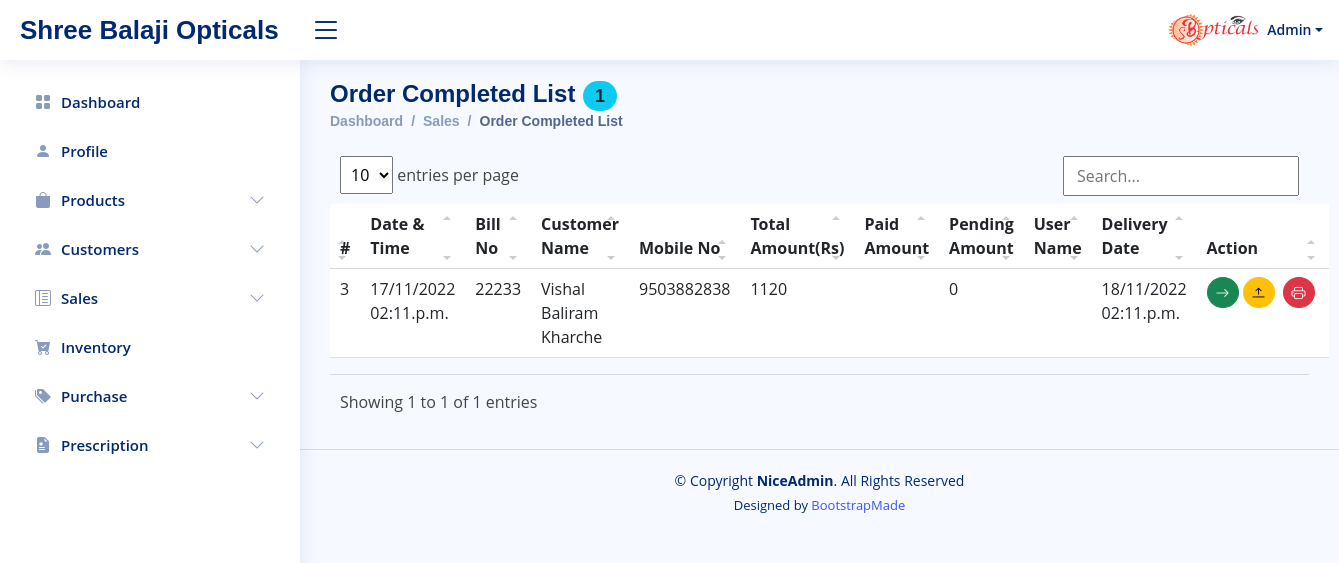
Screenshot of /Dashboard/Sales/Order-Completed-List (signed in) with the database file from the repository.
### opticalcrm/models.py (models this page shows)
class invoice(models.Model):
    custid = models.IntegerField(blank=True,null=True)
    billno = models.IntegerField()
    billdate = models.DateTimeField()
    deliverydate= models.DateTimeField()
    name = models.CharField(max_length=200)
    mobno = models.CharField(max_length=10)
    totalrs = models.IntegerField()
    totalpurch = models.IntegerField(blank=True,null=True)
    discountper = models.CharField(max_length=10,blank=True,null=True)
    discountamount = models.CharField(max_length=10,blank=True,null=True)
    paybleamount = models.IntegerField()
    advanceamount = models.CharField(max_length=10,blank=True,null=True)
    pendingamount = models.IntegerField(blank=True,null=True)
    paymentmode = models.CharField(max_length=100,blank=True,null=True)
    order_status = models.CharField(max_length=10,default='no')
    deliver_status = models.CharField(max_length=10,default='no')
    generatedby = models.CharField(max_length=100)

### opticalcrm/views.py (the view)
# urls.py: path('Dashboard/Sales/Order-Completed-List',views.complete_order, name='complete_order'),
def complete_order(request):
    if request.user.is_authenticated:
        data = models.invoice.objects.all()
        data1 = models.invoice.objects.filter(order_status = 'yes' , deliver_status = 'no').count()
        context = {
            'data':data,
            'count':data1,
        }
        return render(request , 'sales/complete_order.html',context)
    else:
        return redirect('login')

### opticalcrm/templates/sales/complete_order.html (shortened to what this page needs)
{% extends 'main.html' %}
{% load static %}
{% block breadcrumb %}
<div class="pagetitle">
    <h1>Order Completed List<span id="count" class="badge rounded-pill bg-info text-dark mx-2">{{count}}</span></h1>
    <nav>
        <ol class="breadcrumb">
            <li class="breadcrumb-item"><a href="{% url 'main' %}">Dashboard</a></li>
            <li class="breadcrumb-item">Sales</li>
            <li class="breadcrumb-item active">Order Completed List</li>
        </ol>
    </nav>
</div>
{% endblock breadcrumb %}
{% block content %}
<table class="table bg-white table-hover datatable">
    <thead>
        <tr>
            <th>#</th>
            <th>Date & Time</th>
            <th>Bill No</th>
            <th>Customer Name</th>
            <th>Mobile No</th>
            <th>Total Amount(Rs)</th>
            <th>Paid Amount</th>
            <th>Pending Amount</th>
            <th>User Name</th>
            <th>Delivery  Date</th>
            <th>Action</th>
        </tr>
    </thead>
    {% for i in data %}
    {% if i.order_status == 'yes' and i.deliver_status == 'no' %}
    <tr>
        <td>{{i.id}}</td>
        <td>{{i.billdate|date:"d/m/Y h:i.a"}}</td>
        <td>{{i.billno}}</td>
        <td>{{i.name|title}}</td>
        <td>{{i.mobno}}</td>
        <td>{{i.paybleamount}}</td>
        <td>{{i.advanceamount}}</td>
        <td>{{i.pendingamount}}</td>
        <td>{{i.generatedby}}</td>
        <td>{{i.deliverydate|date:"d/m/Y h:i.a"}}</td>
        <td>
            <div class="d-flex">
                <a href="{% url 'update_order1' i.id %}" class="btn btn-success rounded-circle btn-sm">
                    <i class="bi bi-arrow-right"></i>
                </a>
                <a href="{% url 'deliver_option' i.id %}" class="btn btn-warning mx-1 rounded-circle btn-sm">
                    <i class="bi bi-arrow-bar-up"></i>
                </a>
                <a href="{% url 'download_invoice_view' i.id %}" target="_blank" class="btn btn-danger mx-1 rounded-circle btn-sm">
                    <i class="bi bi-printer"></i>
                </a>
            </div>
        </td>
    </tr>
    {% endif %}
    {% endfor %}
</table>
{% endblock content %}

### static/js/datatable/style.css (style rules this page uses)
.dataTable-table { max-width: 100%; width: 100%; border-spacing: 0; border-collapse: separate; }
.dataTable-table > tbody > tr > td, .dataTable-table > tbody > tr > th, .dataTable-table > tfoot > tr > td, .dataTable-table > tfoot > tr > th, .dataTable-table > thead > tr > td, .dataTable-table > thead > tr > th { vertical-align: top; padding: 8px 10px; }
.dataTable-table > thead > tr > th { vertical-align: bottom; text-align: left; border-bottom: 1px solid #d9d9d9; }
.dataTable-table th { vertical-align: bottom; text-align: left; }

### static/css/style.css (style rules this page uses)
:root { scroll-behavior: smooth; }
body { font-family: "Open Sans", sans-serif; background: #f6f9ff; color: #444444; }
a { color: #4154f1; text-decoration: none; }
h1, h2, h3, h4, h5, h6 { font-family: "Nunito", sans-serif; }
.pagetitle { margin-bottom: 10px; }
.pagetitle h1 { font-size: 24px; margin-bottom: 0; font-weight: 600; color: #012970; }
.breadcrumb { font-size: 14px; font-family: "Nunito", sans-serif; color: #899bbd; font-weight: 600; }
.breadcrumb a { color: #899bbd; transition: 0.3s; }
.breadcrumb .breadcrumb-item::before { color: #899bbd; }
.breadcrumb .active { color: #51678f; font-weight: 600; }

### rows the page displays
invoice: id "3", billdate "17/11/2022 02:11.p.m.", billno "22233", name "Vishal Baliram Kharche", mobno "9503882838", paybleamount "1120", pendingamount "0", deliverydate "18/11/2022 02:11.p.m."

### other values shown
{{ count }} "1"
